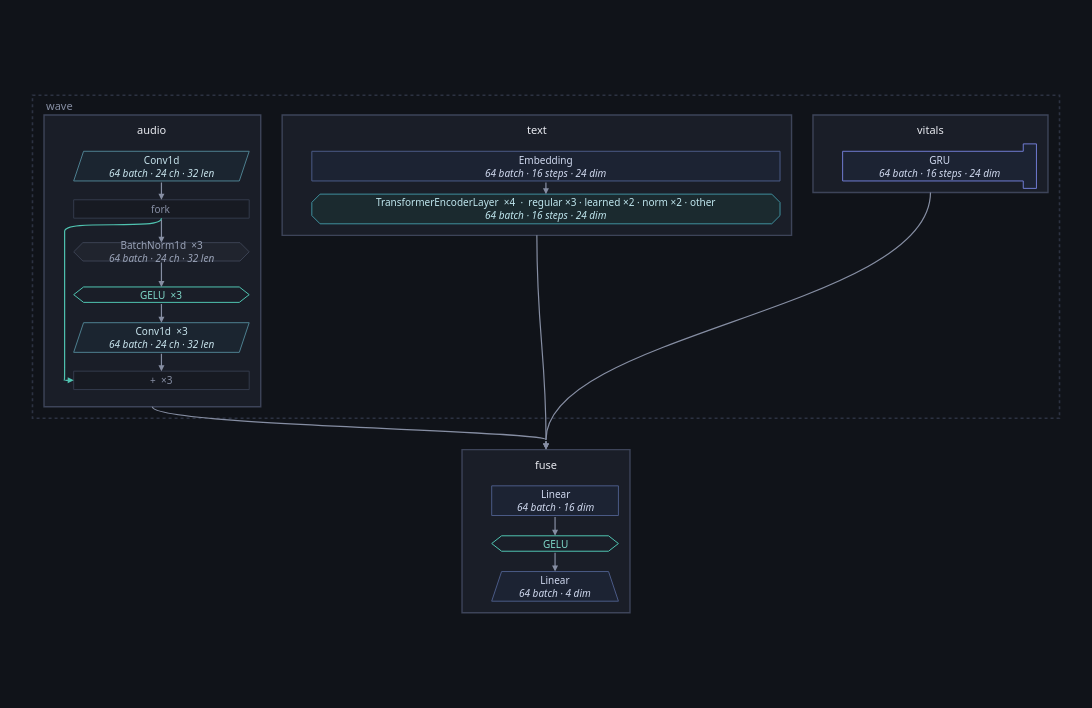

Here is the notebook cell this chart was saved with:
### Code cell
healthy.figure(inside=architecture(healthy, ONE))

### Figure 1 — Plotly figure (JSON) as saved in the notebook; plotly's stock layout.template omitted (floating-point values rounded to 4 significant figures)
{"data": [{"hoverinfo": "text", "hovertext": ["<b>audio</b><br>class: Audio<br>device: cpu", "<b>text</b><br>class: Text<br>device: cpu", "<b>vitals</b><br>class: Vitals<br>device: cpu", "<b>fuse</b><br>class: Fuse<br>device: cpu"], "marker": {"opacity": 0, "size": 1}, "mode": "markers", "showlegend": false, "type": "scatter", "x": [145.5, 612.1, 1090.0, 623.2], "y": [201.0, 97.0, 71.0, 529.0]}], "layout": {"annotations": [{"align": "left", "font": {"color": "#868ea3", "family": "system-ui, -apple-system, Segoe UI, Roboto, sans-serif", "size": 11}, "showarrow": false, "text": "wave", "x": 14.0, "xanchor": "left", "y": 12.0, "yanchor": "middle"}, {"align": "center", "font": {"color": "#e7e9ef", "family": "system-ui, -apple-system, Segoe UI, Roboto, sans-serif", "size": 11}, "showarrow": false, "text": "audio", "x": 145.5, "xanchor": "center", "y": 41.5, "yanchor": "middle"}, {"align": "center", "font": {"color": "#c7e3ec", "family": "system-ui, -apple-system, Segoe UI, Roboto, sans-serif", "size": 10}, "showarrow": false, "text": "Conv1d<br><i>64 batch · 24 ch · 32 len</i>", "x": 156.5, "xanchor": "center", "y": 86.0, "yanchor": "middle"}, {"align": "center", "font": {"color": "#868ea3", "family": "system-ui, -apple-system, Segoe UI, Roboto, sans-serif", "size": 10}, "showarrow": false, "text": "fork", "x": 156.5, "xanchor": "center", "y": 138.0, "yanchor": "middle"}, {"align": "center", "font": {"color": "#9aa3b8", "family": "system-ui, -apple-system, Segoe UI, Roboto, sans-serif", "size": 10}, "showarrow": false, "text": "BatchNorm1d  ×3<br><i>64 batch · 24 ch · 32 len</i>", "x": 156.5, "xanchor": "center", "y": 190.0, "yanchor": "middle"}, {"align": "center", "font": {"color": "#7fd8c9", "family": "system-ui, -apple-system, Segoe UI, Roboto, sans-serif", "size": 10}, "showarrow": false, "text": "GELU  ×3", "x": 156.5, "xanchor": "center", "y": 242.0, "yanchor": "middle"}, {"align": "center", "font": {"color": "#c7e3ec", "family": "system-ui, -apple-system, Segoe UI, Roboto, sans-serif", "size": 10}, "showarrow": false, "text": "Conv1d  ×3<br><i>64 batch · 24 ch · 32 len</i>", "x": 156.5, "xanchor": "center", "y": 294.0, "yanchor": "middle"}, {"align": "center", "font": {"color": "#868ea3", "family": "system-ui, -apple-system, Segoe UI, Roboto, sans-serif", "size": 10}, "showarrow": false, "text": "+  ×3", "x": 156.5, "xanchor": "center", "y": 346.0, "yanchor": "middle"}, {"align": "center", "font": {"color": "#e7e9ef", "family": "system-ui, -apple-system, Segoe UI, Roboto, sans-serif", "size": 11}, "showarrow": false, "text": "text", "x": 612.1, "xanchor": "center", "y": 41.5, "yanchor": "middle"}, {"align": "center", "font": {"color": "#cfd8ee", "family": "system-ui, -apple-system, Segoe UI, Roboto, sans-serif", "size": 10}, "showarrow": false, "text": "Embedding<br><i>64 batch · 16 steps · 24 dim</i>", "x": 623.1, "xanchor": "center", "y": 86.0, "yanchor": "middle"}, {"align": "center", "font": {"color": "#bfe6ee", "family": "system-ui, -apple-system, Segoe UI, Roboto, sans-serif", "size": 10}, "showarrow": false, "text": "TransformerEncoderLayer  ×4  ·  regular ×3 · learned ×2 · norm ×2 · other<br><i>64 batch · 16 steps · 24 dim</i>", "x": 623.1, "xanchor": "center", "y": 138.0, "yanchor": "middle"}, {"align": "center", "font": {"color": "#e7e9ef", "family": "system-ui, -apple-system, Segoe UI, Roboto, sans-serif", "size": 11}, "showarrow": false, "text": "vitals", "x": 1090.0, "xanchor": "center", "y": 41.5, "yanchor": "middle"}, {"align": "center", "font": {"color": "#cfd8ee", "family": "system-ui, -apple-system, Segoe UI, Roboto, sans-serif", "size": 10}, "showarrow": false, "text": "GRU<br><i>64 batch · 16 steps · 24 dim</i>", "x": 1101.0, "xanchor": "center", "y": 86.0, "yanchor": "middle"}, {"align": "center", "font": {"color": "#e7e9ef", "family": "system-ui, -apple-system, Segoe UI, Roboto, sans-serif", "size": 11}, "showarrow": false, "text": "fuse", "x": 623.2, "xanchor": "center", "y": 447.5, "yanchor": "middle"}, {"align": "center", "font": {"color": "#cfd8ee", "family": "system-ui, -apple-system, Segoe UI, Roboto, sans-serif", "size": 10}, "showarrow": false, "text": "Linear<br><i>64 batch · 16 dim</i>", "x": 634.2, "xanchor": "center", "y": 492.0, "yanchor": "middle"}, {"align": "center", "font": {"color": "#7fd8c9", "family": "system-ui, -apple-system, Segoe UI, Roboto, sans-serif", "size": 10}, "showarrow": false, "text": "GELU", "x": 634.2, "xanchor": "center", "y": 544.0, "yanchor": "middle"}, {"align": "center", "font": {"color": "#cfd8ee", "family": "system-ui, -apple-system, Segoe UI, Roboto, sans-serif", "size": 10}, "showarrow": false, "text": "Linear<br><i>64 batch · 4 dim</i>", "x": 634.2, "xanchor": "center", "y": 596.0, "yanchor": "middle"}, {"arrowcolor": "#868ea3", "arrowhead": 2, "arrowsize": 1, "arrowwidth": 1.2, "ax": 156.5, "axref": "x", "ay": 149.2, "ayref": "y", "showarrow": true, "text": "", "x": 156.5, "xref": "x", "y": 178.8, "yref": "y"}, {"arrowcolor": "#868ea3", "arrowhead": 2, "arrowsize": 1, "arrowwidth": 1.2, "ax": 156.5, "axref": "x", "ay": 201.2, "ayref": "y", "showarrow": true, "text": "", "x": 156.5, "xref": "x", "y": 232.6, "yref": "y"}, {"arrowcolor": "#868ea3", "arrowhead": 2, "arrowsize": 1, "arrowwidth": 1.2, "ax": 156.5, "axref": "x", "ay": 251.4, "ayref": "y", "showarrow": true, "text": "", "x": 156.5, "xref": "x", "y": 276.0, "yref": "y"}, {"arrowcolor": "#4fc3b0", "arrowhead": 2, "arrowsize": 1, "arrowwidth": 1.2, "ax": 38.0, "axref": "x", "ay": 346.0, "ayref": "y", "showarrow": true, "text": "", "x": 50.0, "xref": "x", "y": 346.0, "yref": "y"}, {"arrowcolor": "#868ea3", "arrowhead": 2, "arrowsize": 1, "arrowwidth": 1.2, "ax": 156.5, "axref": "x", "ay": 312.0, "ayref": "y", "showarrow": true, "text": "", "x": 156.5, "xref": "x", "y": 334.8, "yref": "y"}, {"arrowcolor": "#868ea3", "arrowhead": 2, "arrowsize": 1, "arrowwidth": 1.2, "ax": 156.5, "axref": "x", "ay": 104.0, "ayref": "y", "showarrow": true, "text": "", "x": 156.5, "xref": "x", "y": 126.8, "yref": "y"}, {"arrowcolor": "#868ea3", "arrowhead": 2, "arrowsize": 1, "arrowwidth": 1.2, "ax": 623.1, "axref": "x", "ay": 104.0, "ayref": "y", "showarrow": true, "text": "", "x": 623.1, "xref": "x", "y": 120.0, "yref": "y"}, {"arrowcolor": "#868ea3", "arrowhead": 2, "arrowsize": 1, "arrowwidth": 1.2, "ax": 634.2, "axref": "x", "ay": 510.0, "ayref": "y", "showarrow": true, "text": "", "x": 634.2, "xref": "x", "y": 534.6, "yref": "y"}, {"arrowcolor": "#868ea3", "arrowhead": 2, "arrowsize": 1, "arrowwidth": 1.2, "ax": 634.2, "axref": "x", "ay": 553.4, "ayref": "y", "showarrow": true, "text": "", "x": 634.2, "xref": "x", "y": 578.0, "yref": "y"}, {"arrowcolor": "#868ea3", "arrowhead": 2, "arrowsize": 1, "arrowwidth": 1.2, "ax": 623.2, "axref": "x", "ay": 418.0, "ayref": "y", "showarrow": true, "text": "", "x": 623.2, "xref": "x", "y": 430.0, "yref": "y"}, {"arrowcolor": "#868ea3", "arrowhead": 2, "arrowsize": 1, "arrowwidth": 1.2, "ax": 623.2, "axref": "x", "ay": 418.0, "ayref": "y", "showarrow": true, "text": "", "x": 623.2, "xref": "x", "y": 430.0, "yref": "y"}, {"arrowcolor": "#868ea3", "arrowhead": 2, "arrowsize": 1, "arrowwidth": 1.2, "ax": 623.2, "axref": "x", "ay": 418.0, "ayref": "y", "showarrow": true, "text": "", "x": 623.2, "xref": "x", "y": 430.0, "yref": "y"}], "font": {"color": "#e7e9ef", "family": "system-ui, -apple-system, Segoe UI, Roboto, sans-serif", "size": 12}, "height": 708.0, "hoverlabel": {"align": "left", "bgcolor": "#1a1e28", "bordercolor": "#2c3242", "font": {"color": "#e7e9ef", "family": "system-ui, -apple-system, Segoe UI, Roboto, sans-serif"}}, "legend": {"bgcolor": "rgba(0,0,0,0)", "font": {"color": "#868ea3"}, "orientation": "h", "x": 1, "xanchor": "right", "y": 1.02, "yanchor": "bottom"}, "margin": {"b": 16, "l": 16, "r": 16, "t": 16}, "paper_bgcolor": "#101319", "plot_bgcolor": "#101319", "shapes": [{"fillcolor": "rgba(0,0,0,0)", "layer": "below", "line": {"color": "#2c3242", "dash": "dot", "width": 1.6}, "type": "rect", "x0": 0.0, "x1": 1246.0, "y0": 0.0, "y1": 392.0}, {"fillcolor": "#1a1e28", "layer": "below", "line": {"color": "#3d4459", "width": 1.4}, "type": "rect", "x0": 14.0, "x1": 277.0, "y0": 24.0, "y1": 378.0}, {"fillcolor": "#1b2530", "layer": "below", "line": {"color": "#4d7f8f", "width": 1.0}, "path": "M 62.0,68.0 L 263.0,68.0 L 251.0,104.0 L 50.0,104.0 Z", "type": "path", "xref": "x", "yref": "y"}, {"fillcolor": "#171a22", "layer": "below", "line": {"color": "#333a4b", "width": 1.0}, "path": "M 50.0,126.84 L 263.0,126.84 L 263.0,149.16 L 50.0,149.16 Z", "type": "path", "xref": "x", "yref": "y"}, {"fillcolor": "#20242e", "layer": "below", "line": {"color": "#3a4152", "width": 1.0}, "path": "M 61.16,178.84 L 251.84,178.84 L 263.0,190.0 L 251.84,201.16 L 61.16,201.16 L 50.0,190.0 Z", "type": "path", "xref": "x", "yref": "y"}, {"fillcolor": "rgba(0,0,0,0)", "layer": "below", "line": {"color": "#4fc3b0", "width": 1.0}, "path": "M 50.0,242.0 L 62.0,232.64 L 251.0,232.64 L 263.0,242.0 L 251.0,251.35999999999999 L 62.0,251.35999999999999 Z", "type": "path", "xref": "x", "yref": "y"}, {"fillcolor": "#1b2530", "layer": "below", "line": {"color": "#4d7f8f", "width": 1.0}, "path": "M 62.0,276.0 L 263.0,276.0 L 251.0,312.0 L 50.0,312.0 Z", "type": "path", "xref": "x", "yref": "y"}, {"fillcolor": "#171a22", "layer": "below", "line": {"color": "#333a4b", "width": 1.0}, "path": "M 50.0,334.84 L 263.0,334.84 L 263.0,357.15999999999997 L 50.0,357.15999999999997 Z", "type": "path", "xref": "x", "yref": "y"}, {"fillcolor": "#1a1e28", "layer": "below", "line": {"color": "#3d4459", "width": 1.4}, "type": "rect", "x0": 303.0, "x1": 921.2, "y0": 24.0, "y1": 170.0}, {"fillcolor": "#1c2333", "layer": "below", "line": {"color": "#4a5a86", "width": 1.0}, "path": "M 339.0,68.0 L 907.2,68.0 L 907.2,104.0 L 339.0,104.0 Z", "type": "path", "xref": "x", "yref": "y"}, {"fillcolor": "#1b2a2f", "layer": "below", "line": {"color": "#3f8f9d", "width": 1.0}, "path": "M 349.0,120.0 L 897.2,120.0 L 907.2,130.0 L 907.2,146.0 L 897.2,156.0 L 349.0,156.0 L 339.0,146.0 L 339.0,130.0 Z", "type": "path", "xref": "x", "yref": "y"}, {"fillcolor": "#1a1e28", "layer": "below", "line": {"color": "#3d4459", "width": 1.4}, "type": "rect", "x0": 947.2, "x1": 1232.0, "y0": 24.0, "y1": 118.0}, {"fillcolor": "#1c2333", "layer": "below", "line": {"color": "#6f7bd1", "width": 1.0}, "path": "M 983.2,68.0 L 1202.4,68.0 L 1202.4,59.0 L 1218.4,59.0 L 1218.4,113.0 L 1202.4,113.0 L 1202.4,104.0 L 983.2,104.0 Z", "type": "path", "xref": "x", "yref": "y"}, {"fillcolor": "#1a1e28", "layer": "below", "line": {"color": "#3d4459", "width": 1.4}, "type": "rect", "x0": 521.3, "x1": 725.1, "y0": 430.0, "y1": 628.0}, {"fillcolor": "#1c2333", "layer": "below", "line": {"color": "#4a5a86", "width": 1.0}, "path": "M 557.3000000000001,474.0 L 711.1000000000001,474.0 L 711.1000000000001,510.0 L 557.3000000000001,510.0 Z", "type": "path", "xref": "x", "yref": "y"}, {"fillcolor": "rgba(0,0,0,0)", "layer": "below", "line": {"color": "#4fc3b0", "width": 1.0}, "path": "M 557.3000000000001,544.0 L 569.3000000000001,534.64 L 699.1000000000001,534.64 L 711.1000000000001,544.0 L 699.1000000000001,553.36 L 569.3000000000001,553.36 Z", "type": "path", "xref": "x", "yref": "y"}, {"fillcolor": "#1c2333", "layer": "below", "line": {"color": "#4a5a86", "width": 1.0}, "path": "M 569.3000000000001,578.0 L 699.1000000000001,578.0 L 711.1000000000001,614.0 L 557.3000000000001,614.0 Z", "type": "path", "xref": "x", "yref": "y"}, {"layer": "below", "line": {"color": "#4fc3b0", "width": 1.2}, "path": "M 156.5,149.16 C 156.5,165.16 39.0,149.16 39.0,165.16 L 39.0,330.0 C 39.0,346.0 39.0,346.0 38.0,346.0", "type": "path", "xref": "x", "yref": "y"}, {"layer": "below", "line": {"color": "#868ea3", "width": 1.2}, "path": "M 145.5,378.0 C 145.5,401.4 623.2,406.6 623.2,418.0", "type": "path", "xref": "x", "yref": "y"}, {"layer": "below", "line": {"color": "#868ea3", "width": 1.2}, "path": "M 612.1,170.0 C 612.1,287.0 623.2,313.0 623.2,418.0", "type": "path", "xref": "x", "yref": "y"}, {"layer": "below", "line": {"color": "#868ea3", "width": 1.2}, "path": "M 1089.8000000000002,118.0 C 1089.8000000000002,258.4 623.2,289.6 623.2,418.0", "type": "path", "xref": "x", "yref": "y"}], "width": 1100, "xaxis": {"range": [-20, 1266.0], "visible": false}, "yaxis": {"range": [648.0, -20], "scaleanchor": "x", "visible": false}}}
